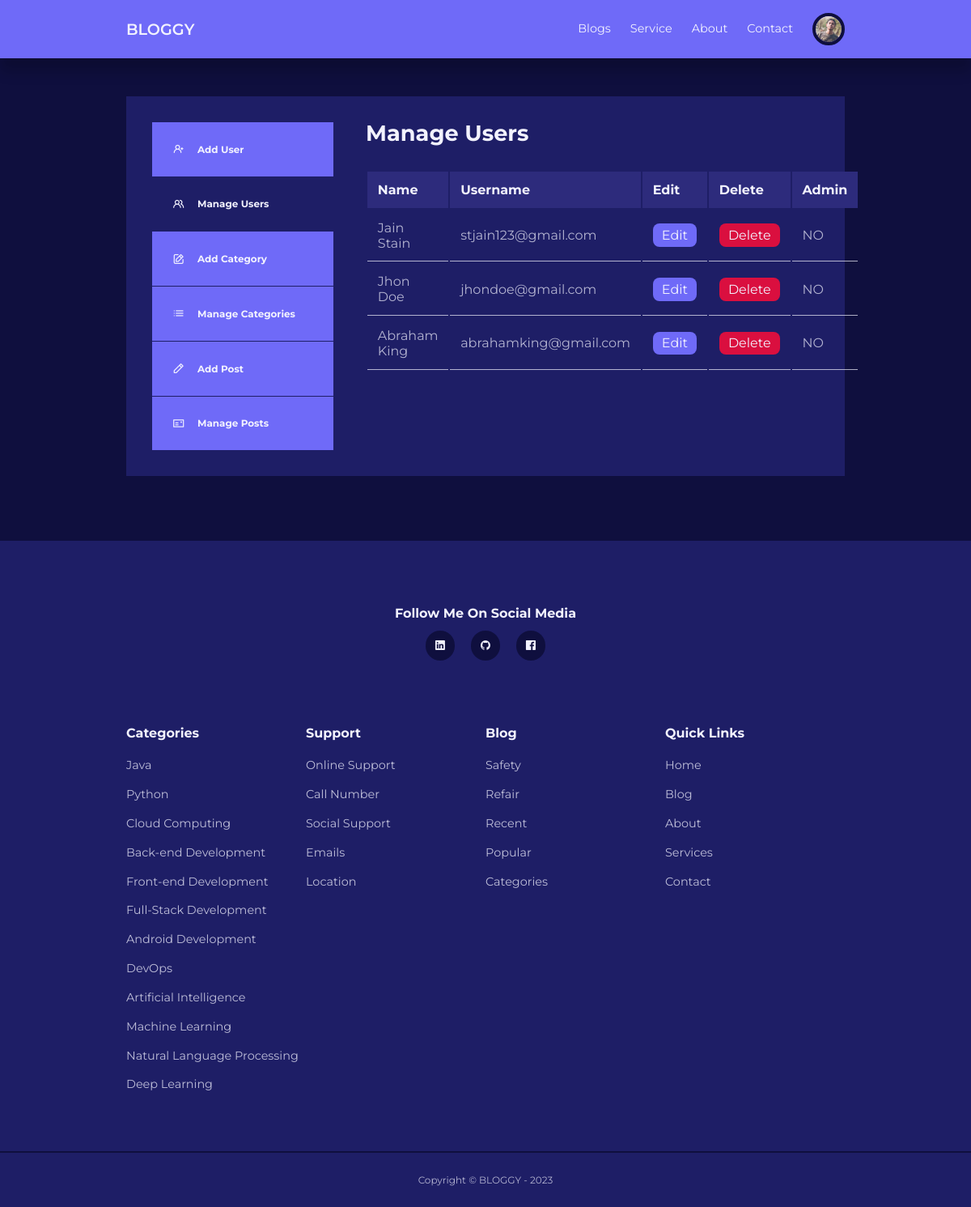
The page /admin/manage-users.php (signed in) on the database its author committed.
### tables this page shows
CREATE TABLE `users` (
  `id` int(11) NOT NULL,
  `first_name` varchar(30) NOT NULL,
  `last_name` varchar(30) NOT NULL,
  `username` varchar(30) NOT NULL,
  `email` varchar(50) NOT NULL,
  `password` varchar(255) NOT NULL,
  `avatar` varchar(255) DEFAULT NULL,
  `description` varchar(500) NOT NULL,
  `is_admin` tinyint(1) NOT NULL DEFAULT 0
);

CREATE TABLE `categories` (
  `id` int(11) NOT NULL,
  `title` varchar(255) NOT NULL,
  `description` varchar(500) NOT NULL DEFAULT 'This is a default description for this title.'
);

### admin/partials/header.php (called while the page is built, shortened)
<?php
require '../partials/header.php';

### admin/manage-users.php (the view, shortened to what this page needs)
<?php
include 'partials/header.php';
$current_admin_id = $_SESSION['user-id'];
$sql = "SELECT * FROM users WHERE NOT id=$current_admin_id";
$res = mysqli_query($conn, $sql);
?>
    <section class="dashboard">
        <div class="container dashboard__container">
            <aside>
                <ul>
                <?php if(isset($_SESSION['role'])): ?>
                    <li>
                        <a href="add-user.php"><i class="uil uil-user-plus"></i>
                            <h5>Add User</h5>
                        </a>
                    </li>
                    <li>
                        <a href="manage-users.php" class="active"><i class="uil uil-users-alt"></i>
                            <h5>Manage Users</h5>
                        </a>
                    </li>
                    <li>
                        <a href="add-category.php"><i class="uil uil-edit"></i>
                            <h5>Add Category</h5>
                        </a>
                    </li>
                    <li>
                        <a href="manage-categories.php"><i class="uil uil-list-ul"></i>
                            <h5>Manage Categories</h5>
                        </a>
                    </li>
                    <?php endif?>
                    <li>
                        <a href="add-post.php"><i class="uil uil-pen"></i>
                            <h5>Add Post</h5>
                        </a>
                    </li>
                    <li>
                        <a href="dashboard.php"><i class="uil uil-postcard"></i>
                            <h5>Manage Posts</h5>
                        </a>
                    </li>
                </ul>
            </aside>
            <main>
                <h2>Manage Users</h2>
                <table>
                    <thead>
                        <tr>
                            <th>Name</th>
                            <th>Username</th>
                            <th>Edit</th>
                            <th>Delete</th>
                            <th>Admin</th>
                        </tr>
                    </thead>
                    <tbody>
                    <?php while($user = mysqli_fetch_assoc($res)) : ?>
                        <tr>
                            <td><?= "{$user['first_name']} {$user['last_name']}" ?></td>
                            <td><?= "{$user['email']}" ?></td>
                            <td><a href="edit-user.php?id=<?= "{$user['id']}" ?>" class="btn sm">Edit</a></td>
                            <td><a href="<?= ROOT_URL?>model/delete-user.php?id=<?= "{$user['id']}" ?>" class="btn sm danger">Delete</a></td>
                            <td><?= $user['is_admin'] == 1 ? "YES" : "NO" ?></td>
                        </tr>
                        <?php endwhile ?>
                    </tbody>
                </table>
            </main>
        </div>
    </section>
<?php
include '../partials/footer.php';
?>

### partials/header.php (shortened to what this page needs)
<?php
require 'config/database.php';
if(isset($_SESSION['user-id'])){
    $id = filter_var($_SESSION['user-id'], FILTER_SANITIZE_NUMBER_INT);
    $sql = "SELECT * from users where id='$id'";
    $res = mysqli_query($conn, $sql);
    $user = mysqli_fetch_assoc($res);
}
?>
<!DOCTYPE html>
<html lang="en">
<head>
    <link rel="stylesheet" href="<?= ROOT_URL ?>css/style.css">
    <link rel="stylesheet" href="https://unicons.iconscout.com/release/v4.0.0/css/line.css">
</head>
<body>
    <nav>
        <div class="container nav__container">
            <a href="<?= ROOT_URL ?>" class="nav__logo">BLOGGY</a>
            <ul class="nav__items">
                <li><a href="<?= ROOT_URL ?>blog.php">Blogs</a></li>
                <li><a href="<?= ROOT_URL ?>service.php">Service</a></li>
                <li><a href="<?= ROOT_URL ?>about.php">About</a></li>
                <li><a href="<?= ROOT_URL ?>contact.php">Contact</a></li>
                <?php if(isset($_SESSION['user-id'])) : ?>
                <li class="nav__profile">
                    <div class="avatar">
                        <img src="<?= ROOT_URL .'images/avatar/'. $user['avatar']?>" alt="">
                    </div>
                </li>
                <?php else : ?>
                <li><a href="<?= ROOT_URL ?>signin.php">Login</a></li>
                <?php endif ?>
            </ul>
        </div>
    </nav>

### partials/footer.php (shortened to what this page needs)
<footer>
        <h4 style="text-align: center; margin-bottom: 10px;">Follow Me On Social Media</h4>
        <div class="footer__social">
            <a href="https://www.linkedin.com/in/nayem11" target="_blank" title="LinkedIn"><i class="uil uil-linkedin"></i></a>
            <a href="https://www.github.com/nayem1108" target="_blank" title="GitHub"><i class="uil uil-github"></i></a>
            <a href="https://www.facebook.com/mrnayemuddin" target="_blank" title="Facebook"><i class="uil uil-facebook"></i></a>
        </div>
        <div class="container footer__container">
            <article>
                <h4>Categories</h4>
                <ul>
                    <?php
                    $sql1 = "SELECT * FROM categories";
                    $cat_res_footer = mysqli_query($conn, $sql1);
                    while($category_footer = mysqli_fetch_assoc($cat_res_footer)):?>
                   <li><a href="<?= ROOT_URL ?>category-posts.php?category_id=<?= $category_footer['id']?>"><?= $category_footer['title']?></a></li>
                  <?php endwhile?>
                </ul>
            </article>
            <article>
                <h4>Support</h4>
                <ul>
                   <li><a href="">Online Support</a></li>
                   <li><a href="">Call Number</a></li>
                   <li><a href="">Social Support</a></li>
                   <li><a href="">Emails</a></li>
                   <li><a href="">Location</a></li>
                </ul>
            </article>
            <article>
                <h4>Blog</h4>
                <ul>
                   <li><a href="">Safety</a></li>
                   <li><a href="">Refair</a></li>
                   <li><a href="">Recent</a></li>
                   <li><a href="">Popular</a></li>
                   <li><a href="">Categories</a></li>
                </ul>
            </article>
            <article>
                <h4>Quick Links</h4>
                <ul>
                   <li><a href="<?= ROOT_URL ?>">Home</a></li>
                   <li><a href="<?= ROOT_URL ?>blog.php">Blog</a></li>
                   <li><a href="<?= ROOT_URL ?>about.php">About</a></li>
                   <li><a href="<?= ROOT_URL ?>service.php">Services</a></li>
                   <li><a href="<?= ROOT_URL ?>contact.php">Contact</a></li>
                </ul>
            </article>
        </div>
        <div class="footer__copyright">
            <small>Copyright &copy; BLOGGY - 2023</small>
        </div>
    </footer>
</body>
</html>

### css/style.css (style rules this page uses)
:root { --color-primary: #6f6af8; --color-primary-light: hsla(242, 86%, 66%, 0.18); --color-primary-variant: #5854c7; --color-red: #da0f3f; --color-red-light: hsl(346, 87%, 46%, 15%); --color-green: #00c476; --color-green-light: hsl(156, 100%, 38%, 15%); --color-gray-900: #1e1e66; --color-gray-700: #2d2b7c; --color-gray-300: rgba(242, 242, 254, 0.3); --color-gray-200: rgba(242, 242, 254, 0.7); --color-white: #f2f2fe; --color-bg: #0f0f3e; --transition: all 300ms ease; --container-width-lg: 74%; --container-width-md: 88%; --form-width: 50%; --card-border-radius-1: 0.3rem; --card-border-radius-2: 0.5rem; --card-border-radius-3: 0.8rem; --card-border-radius-4: 2rem; --card-border-radius-5: 5rem; }
* { margin: 0; padding: 0; outline: 0; border: 0; appearance: 0; list-style: none; text-decoration: none; box-sizing: border-box; }
body { font-family: 'Montserrat', sans-serif; line-height: 1.6; color: var(--color-gray-200); overflow-x: hidden; background: var(--color-bg); font-size: 0.9rem; }
.container { width: var(--container-width-lg); max-width: 1800px; margin-inline: auto; }
section { margin-top: 3rem; width: 100vw; }
h1, h2, h3, h4, h5 { color: var(--color-white); line-height: 1.3; }
h2 { font-size: 1.7rem; margin: 1rem 0; }
h4 { font-size: 1rem; }
a { color: var(--color-white); transition: var(--transition); }
img { display: block; width: 100%; object-fit: cover; }
nav { background: var(--color-primary); width: 100vw; height: 4.5rem; position:fixed; top: 0; z-index: 10; box-shadow: 0 1rem 1rem rgba(0, 0, 0, 0.2); }
.nav__container { height: 100%; display: flex; align-items: center; justify-content: space-between; }
.avatar { width: 2.5rem; height:2.5rem; aspect-ratio: 1/1; border-radius: 50%; overflow: hidden; border: 0.3rem solid var(--color-bg); }
.nav__logo { font-weight: 600; font-size: 1.2rem; }
.nav__items { display: flex; align-items: center; gap: 1.5rem; }
.nav__profile { position: relative; cursor: pointer; }
footer { background:var(--color-gray-900); padding: 5rem 0 0; box-shadow: inset 0 1.5rem 1.5 rgba(0, 0, 0, 0.2); }
.footer__social { margin-inline: auto; width: fit-content; margin-bottom: 5rem; display: flex; justify-content: space-between; align-items: center; gap: 1.2rem; }
.footer__social a { background: var(--color-bg); border-radius: 50%; width: 2.3rem; height: 2.3rem; display: flex; align-items: center; justify-content: center; }
.footer__container { display: grid; grid-template-columns: repeat(4, 1fr); }
footer h4 { color:var(--color-white); margin-bottom: 0.7rem; }
footer ul li { padding: 0.4rem 0; }
footer ul a { opacity: 0.75; }
.footer__copyright { text-align: center; padding: 1.5rem 0; border-top:2px solid var(--color-bg); margin-top: 4rem; }
.btn { display: inline-block; width: fit-content; padding: 0.6rem 1.2rem; background-color: var(--color-primary); border-radius: var(--card-border-radius-2); cursor: pointer; transition: var(--transition); color: var(--color-white); }
.btn.sm { padding: 0.3rem 0.7rem; }
.btn.danger { background: var(--color-red); }
.dashboard { margin-top: 6rem; }
.dashboard__container { display: grid; grid-template-columns: 14rem auto; gap: 1rem; background: var(--color-gray-900); padding: 2rem; margin-bottom: 5rem; }
.dashboard aside a { background-color: var(--color-primary); display: flex; gap: 1rem; align-items: center; padding: 1.6rem; }
.dashboard aside ul li:not(:last-child) a { border-bottom: 1px solid var(--color-gray-900); }
.dashboard aside a.active { background: var(--color-gray-500); }
.dashboard main { margin-left: 1.5rem; }
.dashboard main h2 { margin: 0 0 2rem 0; line-height: 1; }
.dashboard main table { width: 100%; text-align: left; }
.dashboard main table th { background:var(--color-gray-700); padding: 0.8rem; color: var(--color-white); }
.dashboard main table td { padding: 0.8rem; border-bottom: 1px solid var(--color-gray-200); }

### rows shown on the page
users: avatar (picture)
users: first_name "Jain", last_name "Stain", email "stjain123@gmail.com", is_admin "NO"
users: first_name "Jhon", last_name "Doe", email "jhondoe@gmail.com", is_admin "NO"
users: first_name "Abraham", last_name "King", email "abrahamking@gmail.com", is_admin "NO"
categories: title "Java"
categories: title "Python"
categories: title "Cloud Computing"
categories: title "Back-end Development"
categories: title "Front-end Development"
categories: title "Full-Stack Development"
categories: title "Android Development"
categories: title "DevOps"
categories: title "Artificial Intelligence"
categories: title "Machine Learning"
categories: title "Natural Language Processing"
categories: title "Deep Learning"
